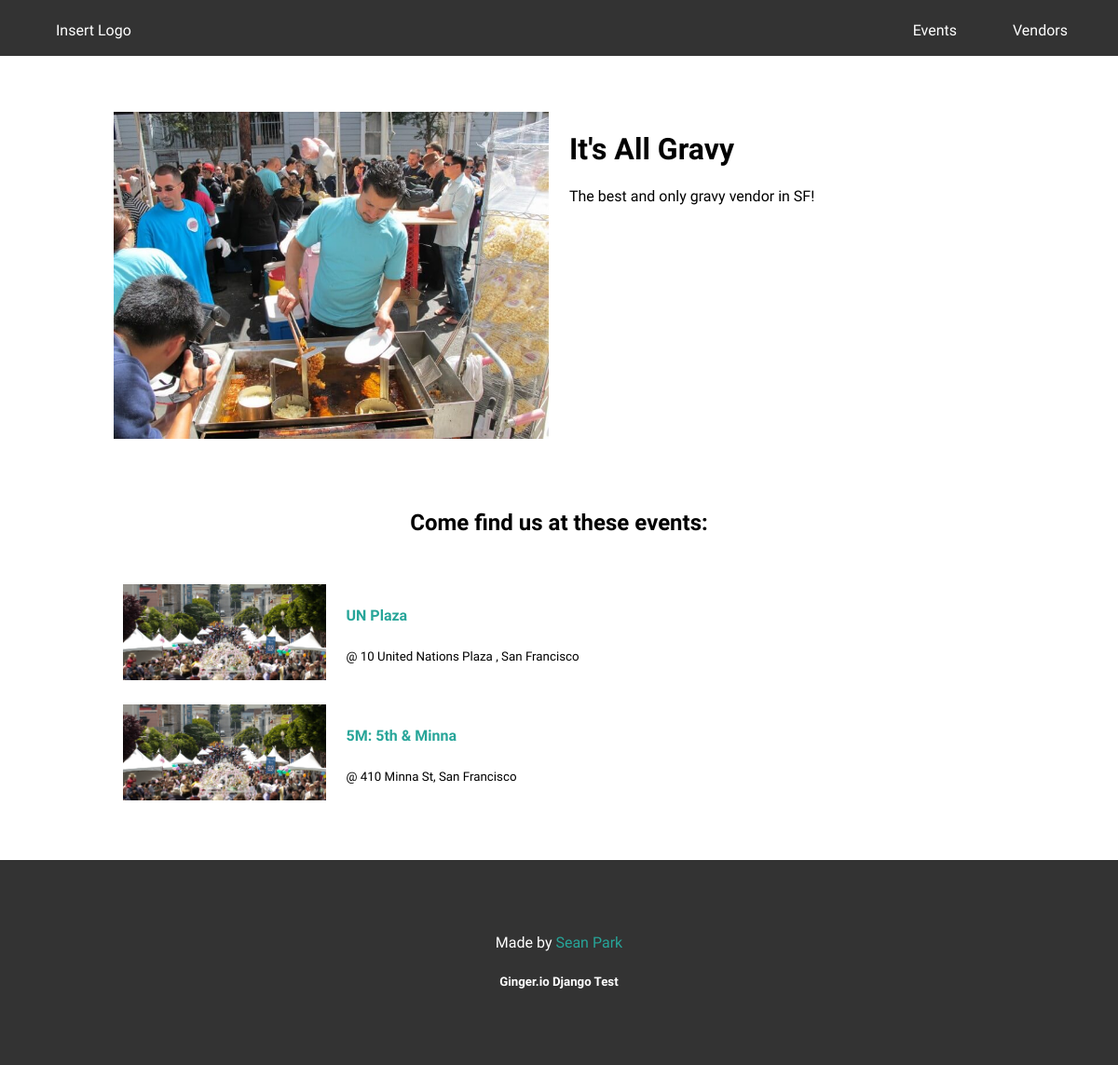
The page /vendors/2/ on the database its author committed.
### vendors/models.py (models this page shows)
class Vendor(models.Model):
	name = models.CharField(max_length=50)
	events = models.ManyToManyField(Event)
	description = models.CharField(max_length=200)
	def __str__(self):
		return self.name

### events/models.py (models this page shows)
class Event(models.Model):
	name = models.CharField(max_length=50)
	description = models.CharField(max_length=200)
	start_time = models.DateTimeField()
	end_time = models.DateTimeField()
	location = models.CharField(max_length=200)
	def __str__(self):
		return self.name

### vendors/views.py (the view)
# urls.py: url(r'^(?P<event_id>[0-9]+)/$', views.detail, name='detail'),
def detail(request, vendor_id):
    vendor = get_object_or_404(Vendor, pk=vendor_id)
    return render(request, 'vendors/detail.html', {'vendor': vendor})

### vendors/templates/vendors/detail.html (shortened to what this page needs)
{% extends "base.html" %}
{% load static %}
{% block content %}
	<table>
		<td style="padding-left: 0;">
			<img src="{% static 'vendor.jpg' %}">
		</td>
		<td>
			<h1>{{ vendor }}</h1>
			<p>{{ vendor.description | truncatechars:100 }}</p>
		</td>
	</table>
	<h2 style="margin: 60px 0 40px 0;">Come find us at these events:</h2>
	<table>
		{% for event in vendor.events.all|slice:"4" %}
		<tr>
			<td>
				<img src="{% static 'event.png' %}">
			</td>
			<td colspan="3">
				<h4><a href="{% url 'events:detail' event.id %}" class="link">{{event}}</a></h4>
				<small>@ {{event.location}}</small>
			</td>
		{% endfor %}
	</table>
{% endblock %}

### static/base-styles.css (style rules this page uses)
html { font-family: 'Signika', sans-serif; }
* { max-width: 100%; }
body { margin: 0; }
a { text-decoration: none; color: inherit; }
.link { color: #27a599; text-decoration: none; transition: all .35s ease; line-height: 25px; padding-bottom: 2px; border-bottom: 2px solid transparent; }
table { table-layout: fixed; width: 100%; }
table td { padding: 10px; vertical-align: top; text-align: left; }

### rows shown on the page
Vendor: name "It's All Gravy", description "The best and only gravy vendor in SF!"
Event: name "UN Plaza", location "10 United Nations Plaza , San Francisco"
Event: name "5M: 5th & Minna", location "410 Minna St, San Francisco"
